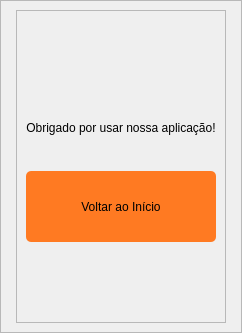
      <widget class="QWidget" name="pgAgradecimento">
       <layout class="QVBoxLayout" name="verticalLayout_3">
        <property name="leftMargin">
         <number>0</number>
        </property>
        <property name="topMargin">
         <number>0</number>
        </property>
        <property name="rightMargin">
         <number>0</number>
        </property>
        <property name="bottomMargin">
         <number>0</number>
        </property>
        <item>
         <widget class="QFrame" name="frmPgAg">
          <property name="frameShape">
           <enum>QFrame::StyledPanel</enum>
          </property>
          <property name="frameShadow">
           <enum>QFrame::Raised</enum>
          </property>
          <layout class="QHBoxLayout" name="horizontalLayout_17">
           <item>
            <widget class="QFrame" name="frmAuxPgAgEsq">
             <property name="frameShape">
              <enum>QFrame::StyledPanel</enum>
             </property>
             <property name="frameShadow">
              <enum>QFrame::Raised</enum>
             </property>
            </widget>
           </item>
           <item>
            <widget class="QFrame" name="frmIconeTituloAg">
             <property name="maximumSize">
              <size>
               <width>256</width>
               <height>16777215</height>
              </size>
             </property>
             <property name="frameShape">
              <enum>QFrame::StyledPanel</enum>
             </property>
             <property name="frameShadow">
              <enum>QFrame::Raised</enum>
             </property>
             <layout class="QVBoxLayout" name="verticalLayout_19">
              <property name="topMargin">
               <number>50</number>
              </property>
              <property name="bottomMargin">
               <number>50</number>
              </property>
              <item>
               <widget class="QPushButton" name="btnIconeAg">
                <property name="styleSheet">
                 <string notr="true">border: none;</string>
                </property>
                <property name="text">
                 <string/>
                </property>
                <property name="icon">
                 <iconset>
                  <normaloff>../../../icone.png</normaloff>../../../icone.png</iconset>
                </property>
                <property name="iconSize">
                 <size>
                  <width>150</width>
                  <height>150</height>
                 </size>
                </property>
               </widget>
              </item>
              <item>
               <spacer name="verticalSpacer_4">
                <property name="orientation">
                 <enum>Qt::Vertical</enum>
                </property>
                <property name="sizeType">
                 <enum>QSizePolicy::Maximum</enum>
                </property>
                <property name="sizeHint" stdset="0">
                 <size>
                  <width>20</width>
                  <height>40</height>
                 </size>
                </property>
               </spacer>
              </item>
              <item>
               <widget class="QLabel" name="lblAg">
                <property name="text">
                 <string>Obrigado por usar nossa aplicação!</string>
                </property>
                <property name="alignment">
                 <set>Qt::AlignCenter</set>
                </property>
               </widget>
              </item>
              <item>
               <spacer name="verticalSpacer_5">
                <property name="orientation">
                 <enum>Qt::Vertical</enum>
                </property>
                <property name="sizeType">
                 <enum>QSizePolicy::Fixed</enum>
                </property>
                <property name="sizeHint" stdset="0">
                 <size>
                  <width>20</width>
                  <height>30</height>
                 </size>
                </property>
               </spacer>
              </item>
              <item>
               <widget class="QPushButton" name="btnVoltarAg">
                <property name="minimumSize">
                 <size>
                  <width>0</width>
                  <height>71</height>
                 </size>
                </property>
                <property name="styleSheet">
                 <string notr="true">QPushButton{	
	background-color: #ff7a22;
	border: 2px;
	border-radius: 5px;
}

QPushButton::hover{
	background-color: #ffbd4b;
}

QPushButton::focus{
	background-color: #ff8913;
}</string>
                </property>
                <property name="text">
                 <string>Voltar ao Início</string>
                </property>
               </widget>
              </item>
              <item>
               <spacer name="verticalSpacer_6">
                <property name="orientation">
                 <enum>Qt::Vertical</enum>
                </property>
                <property name="sizeType">
                 <enum>QSizePolicy::Fixed</enum>
                </property>
                <property name="sizeHint" stdset="0">
                 <size>
                  <width>20</width>
                  <height>30</height>
                 </size>
                </property>
               </spacer>
              </item>
             </layout>
            </widget>
           </item>
           <item>
            <widget class="QFrame" name="frmAuxPgAgDir">
             <property name="frameShape">
              <enum>QFrame::StyledPanel</enum>
             </property>
             <property name="frameShadow">
              <enum>QFrame::Raised</enum>
             </property>
            </widget>
           </item>
          </layout>
         </widget>
        </item>
       </layout>
      </widget>
